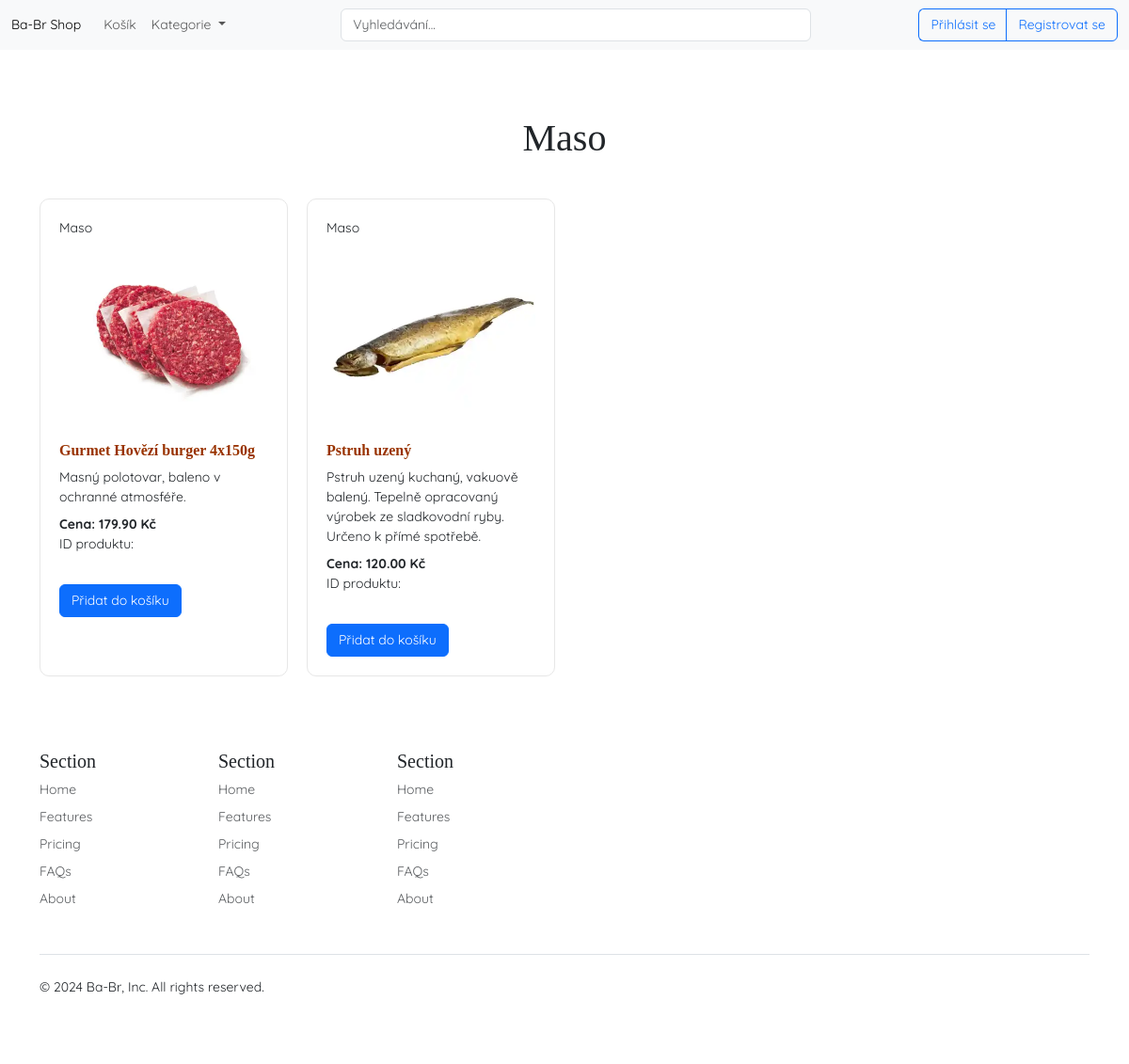
The page /Eshop_app/maso/ on the database its author committed.
### Eshop_app/models.py (models this page shows, shortened)
class Product(models.Model):
    name = models.CharField(max_length=100)
    description = models.TextField(default="")
    image = models.ImageField(upload_to='products/', blank=True, null=True, default='')
    category = models.ForeignKey(Category, on_delete=models.CASCADE)
    price = models.DecimalField(max_digits=10, decimal_places=2)

class Category(models.Model):
    name = models.CharField(max_length=100)
    parent_category = models.ForeignKey("self", null=True, blank=True, on_delete=models.CASCADE,
                                        related_name="subcategories")
    def __str__(self):
        return self.name

### Eshop_app/views.py (the view)
# urls.py: path('maso/', views.maso, name='maso'),
def maso(request):
    maso_category = get_object_or_404(Category, id=2)
    maso_products = Product.objects.filter(category=maso_category)
    return render(request, 'maso.html', context={
        "maso": maso_products
    })

### Eshop_app/templates/maso.html
{% extends "base.html" %}
{% block content %}
<h1 class="main_header">Maso</h1>
<div class="product-container grid_auto_fill">
    {% for product in maso %}
        {% include 'components/component_product_with_all_fields.html' with product=product %}
    {% endfor %}
</div>
{% endblock %}

### Eshop_app/templates/components/component_product_with_all_fields.html (shortened to what this page needs)
<div class="product">
    <div class="product-category mb-2">{{ product.category }}</div>
    <div class="img">
        <img src="{{ product.image.url }}" alt="{{ product.name }}">
    </div>
    <div class="title">{{ product.name }}</div>
    <div class="description">{{ product.description|linebreaks }}</div>
    <div class="price mt-2">Cena: {{ product.price }} Kč</div>
    <p>ID produktu: {{ products.id }}</p>
    <form action="{% url 'add_to_cart' %}" method="POST">
        <button class="btn btn-primary mt-3" type="submit">Přidat do košíku</button>
    </form>
</div>

### Eshop_app/static/sass/styles.css (style rules this page uses)
body { padding: 0; margin: 0; }
body :not(h1, h2, h3, h4, h5, h6, .title, .fa) { font-family: "Quicksand", sans-serif; font-size: 14px; }
body h1, body h2, body h3, body h4, body h5, body h6, body .title { font-family: "Noto Serif Oriya", serif; }
body * { box-sizing: border-box; }
body h1 { text-align: center; }
body h1.main_header { margin: 40px 0; }
body .grid_auto_fill { display: grid; grid-template-columns: repeat(auto-fill, minmax(250px, 1fr)); gap: 20px; }
body form:not(.d-flex) button, body form:not(.d-flex) a { margin-top: 18px; }
body .product { padding: 20px; border: 1px solid #e7e7e7; border-radius: 10px; }
body .product img { width: 100%; height: 200px; object-fit: contain; }
body .product .title { font-size: 16px; font-weight: bold; line-height: 1; color: #993300; margin: 10px 0; }
body .product .description p { margin: 0 0 5px 0; }
body .product .price { font-weight: 700; }

### rows shown on the page
Product: category "Maso", image (picture), name "Gurmet Hovězí burger 4x150g", description "Masný polotovar, baleno v ochranné atmosféře.", price "179.90"
Product: category "Maso", image (picture), name "Pstruh uzený", description "Pstruh uzený kuchaný, vakuově balený. Tepelně opracovaný výrobek ze sladkovodní ryby. Určeno k přímé spotřebě.", price "120.00"
